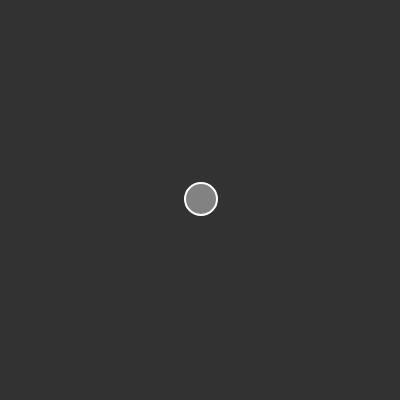
Frame 1 (no input)
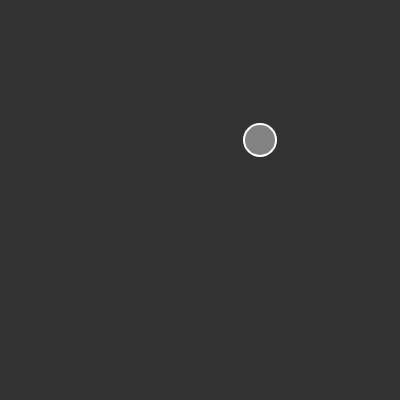
Frame 60 (no input)
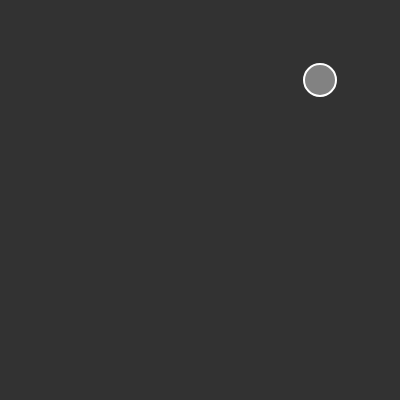
Frame 120 (the mouse pressed at the canvas centre since frame 60)

The p5.js sketch that drew these frames (run headless with seeded random() and noise() and a simulated clock; from frame 60 on, the mouse is pressed at the canvas centre):

// p5.js sketch
// ── sketch.js

let walker;

function setup() {
  createCanvas(400, 400);
  walker = new Walker(200,200);
}

function draw() {
  background(50);
  walker.update(); 
  walker.show();

}
// ── walker.js
class Walker{ 
    constructor(x,y){ 
        this.pos = createVector(x,y);
        this.vel = createVector(1,-1);
    }

    update() { 
        this.pos.add(this.vel);
        //this.pos.x = this.pos.x + this.vel.x;
        //this.pos.y = this.pos.y + this.vel.y;
    }

    show(){ 
        stroke(255);
        strokeWeight(2);
        fill(255,100);
        ellipse(this.pos.x, this.pos.y, 32);
    }

    checkEdges(){ 
        if(this.pos.x > width){ 
            this.pos.x = 0;
        }
        if(this.pos.x < 0){ 
            this.pos.x = width; 
        }
        if(this.pos.y > height){ 
            this.pos.y = 0;
        }
        if(this.pos.y < 0){ 
            this.pos.y = height; 
        }


    }

}
